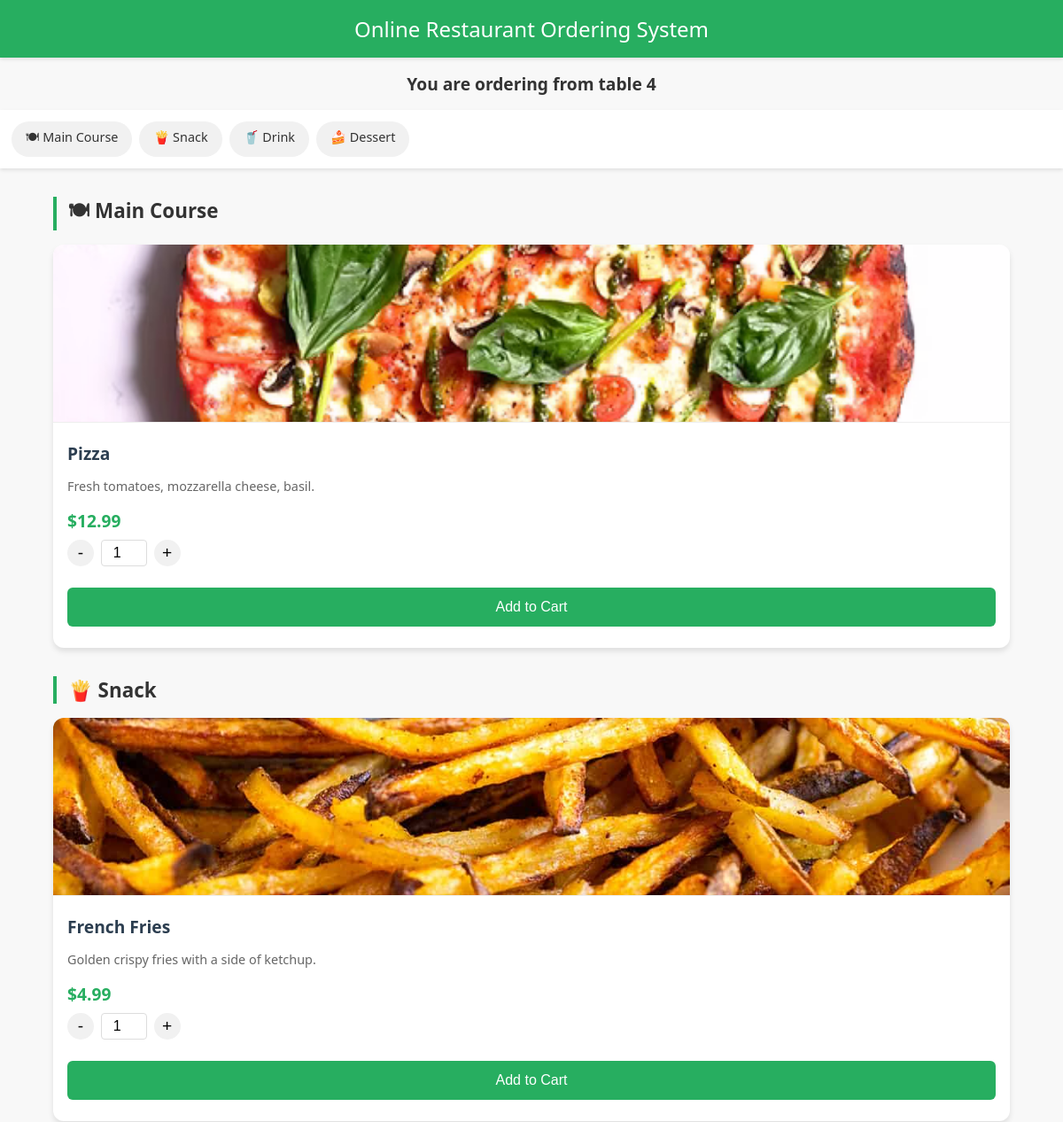
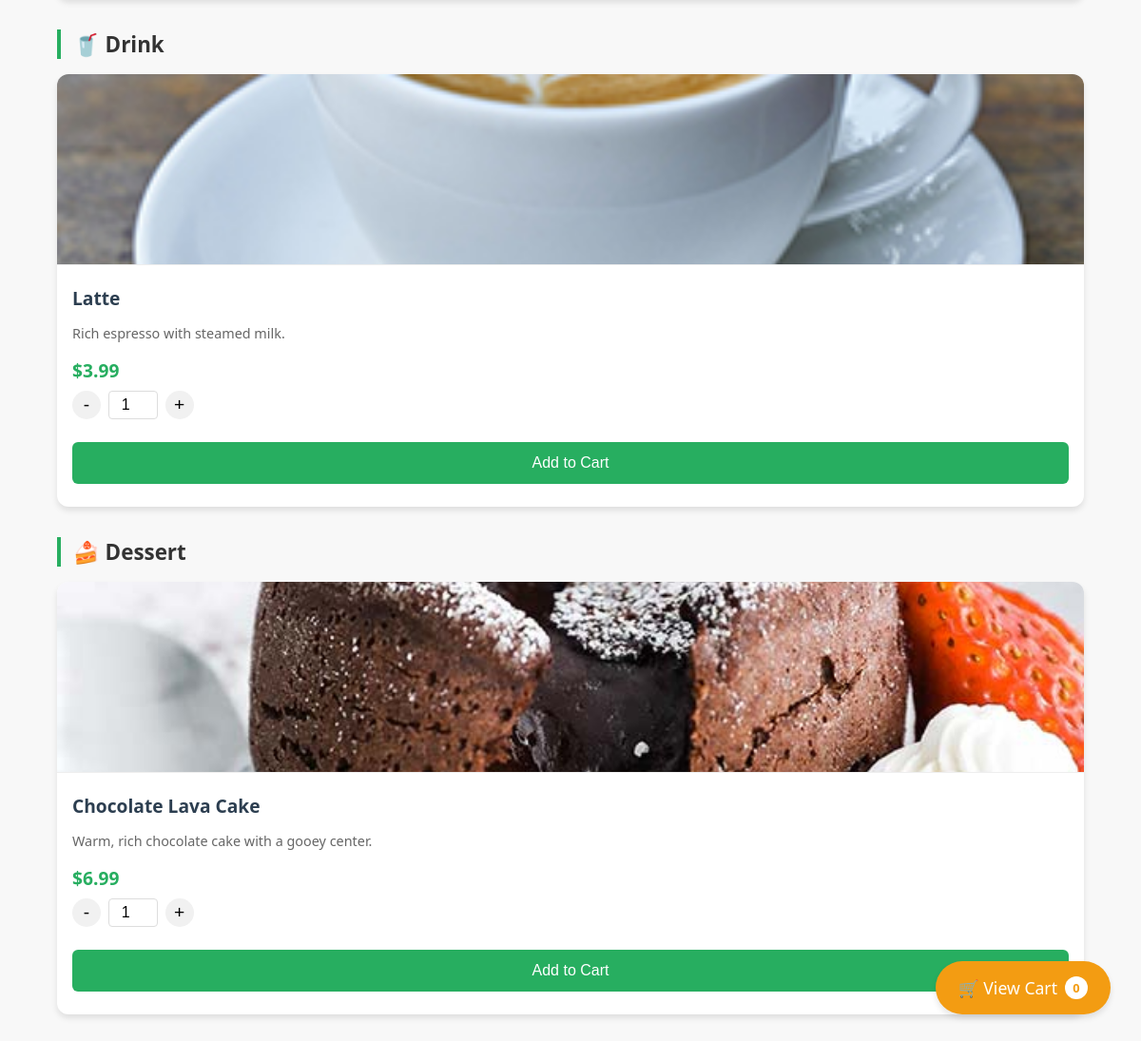
/table/menu/4/, run on the app's committed database (2 pictures, top to bottom).
### qrcode_app/models.py (models this page shows)
class MenuItem(models.Model):
    CATEGORY_CHOICES = [
        ('Main Course', 'Main Course'),
        ('Snack', 'Snack'),
        ('Drink', 'Drink'),
        ('Dessert', 'Dessert'),
    ]
    name = models.CharField(max_length=100)
    description = models.TextField()
    price = models.DecimalField(max_digits=10, decimal_places=2)
    image = models.ImageField(upload_to='menu_items/', blank=True, null=True)
    category = models.CharField(max_length=20, choices=CATEGORY_CHOICES, default='Main Course')  #

### qrcode_app/views.py (the view)
# urls.py: path('menu/<str:table_number>/', menu_view, name='menu_view'),# 餐桌二维码视图
def menu_view(request, table_number):
    try:
        table = Table.objects.get(table_number=table_number)
        menu_items = MenuItem.objects.all()
        context = {
            'table_number': table_number,
            'menu_items': menu_items,
            'stripe_public_key': settings.STRIPE_PUBLIC_KEY
        }
        return render(request, 'qrcode_app/menu.html', context)
    except Table.DoesNotExist:
        return redirect('table_list')

### qrcode_app/templates/qrcode_app/menu.html (shortened to what this page needs)
<!DOCTYPE html>
<html lang="en">
<head>
</head>
<body>
    <div class="header">Online Restaurant Ordering System</div>
    <h2 id="table-info">You are ordering from table {{ table_number }}</h2>
    <div class="category-nav" id="category-nav">
        {% regroup menu_items by category as category_list %}
        {% for category in category_list %}
        <div class="category-nav-item" onclick="scrollToCategory('{{ category.grouper }}')">
            {% if category.grouper == 'Main Course' %}🍽
            {% elif category.grouper == 'Snack' %}🍟
            {% elif category.grouper == 'Drink' %}🥤
            {% elif category.grouper == 'Dessert' %}🍰
            {% endif %}
            {{ category.grouper }}
        </div>
        {% endfor %}
    </div>
    {% regroup menu_items by category as category_list %}
    {% for category in category_list %}
    <div class="menu-category" id="category-{{ category.grouper|slugify }}">
        <div class="category-title">
            {% if category.grouper == 'Main Course' %}🍽
            {% elif category.grouper == 'Snack' %}🍟
            {% elif category.grouper == 'Drink' %}🥤
            {% elif category.grouper == 'Dessert' %}🍰
            {% endif %}
            {{ category.grouper }}
        </div>
        <div class="menu-container">
            {% for item in category.list %}
            <div class="menu-item">
                <img src="{{ item.image.url }}" alt="{{ item.name }}" class="menu-item-image">
                <div class="menu-content">
                    <h3>{{ item.name }}</h3>
                    <p>{{ item.description }}</p>
                    <div class="price">${{ item.price }}</div>
                    <div class="quantity-selector">
                        <button class="quantity-btn" onclick="decrementQuantity('{{ item.id }}')">-</button>
                        <input type="number" id="quantity-{{ item.id }}" class="quantity-input" value="1" min="1" max="10">
                        <button class="quantity-btn" onclick="incrementQuantity('{{ item.id }}')">+</button>
                    </div>
                    <button class="btn" onclick="addToCart('{{ item.name }}', {{ item.price }}, '{{ item.id }}')">Add to Cart</button>
                </div>
            </div>
            {% endfor %}
        </div>
    </div>
    {% endfor %}
    <div class="cart" onclick="toggleCart()">
        🛒 View Cart <span class="cart-badge" id="cart-badge">0</span>
    </div>
</body>
</html>

### qrcode_app/templates/qrcode_app/menu.html (style rules this page uses)
body { font-family: 'Segoe UI', Tahoma, Geneva, Verdana, sans-serif; background-color: #f8f8f8; margin: 0; padding: 0; color: #333; }
.header { background: #27ae60; color: white; text-align: center; padding: 1rem; font-size: 1.5rem; box-shadow: 0 2px 4px rgba(0,0,0,0.1); position: sticky; top: 0; z-index: 10; }
#table-info { text-align: center; font-size: 1.2rem; color: #333; margin: 1rem 0; }
.menu-category { width: 90%; max-width: 1200px; margin: 2rem auto; }
.category-title { font-size: 1.4rem; font-weight: 600; margin-bottom: 1rem; color: #333; padding-left: 0.8rem; border-left: 4px solid #27ae60; }
.menu-container { display: grid; grid-template-columns: repeat(auto-fit, minmax(280px, 1fr)); gap: 1.5rem; margin-bottom: 2rem; }
.menu-item { background: white; border-radius: 12px; overflow: hidden; box-shadow: 0 4px 6px rgba(0,0,0,0.1); transition: transform 0.2s, box-shadow 0.2s; }
.menu-item-image { width: 100%; height: 200px; object-fit: cover; border-bottom: 1px solid #eee; }
.menu-content { padding: 1rem; }
.menu-content h3 { margin: 0 0 0.5rem 0; font-size: 1.2rem; color: #2c3e50; }
.menu-content p { font-size: 0.9rem; color: #666; margin-bottom: 1rem; }
.menu-content .price { font-size: 1.2rem; font-weight: 600; color: #27ae60; margin-bottom: 0.5rem; }
.quantity-selector { display: flex; align-items: center; margin-bottom: 1rem; }
.quantity-btn { background: #f1f1f1; border: none; width: 30px; height: 30px; border-radius: 50%; font-size: 1.2rem; cursor: pointer; display: flex; align-items: center; justify-content: center; transition: background 0.2s; }
.quantity-input { width: 40px; text-align: center; font-size: 1rem; border: 1px solid #ddd; border-radius: 4px; padding: 0.3rem; margin: 0 0.5rem; }
.cart { position: fixed; bottom: 2rem; right: 2rem; background: #f39c12; color: white; padding: 1rem 1.5rem; border-radius: 50px; cursor: pointer; font-size: 1.1rem; box-shadow: 0 4px 6px rgba(0,0,0,0.1); transition: transform 0.2s; z-index: 100; display: flex; align-items: center; }
.cart-badge { background: white; color: #f39c12; border-radius: 50%; width: 24px; height: 24px; display: flex; align-items: center; justify-content: center; font-size: 0.8rem; font-weight: bold; margin-left: 0.5rem; }
.btn { background: #27ae60; color: white; border: none; padding: 0.8rem 1.2rem; border-radius: 6px; cursor: pointer; font-size: 1rem; transition: background 0.2s; width: 100%; margin: 0.5rem 0; }
.category-nav { display: flex; overflow-x: auto; background: white; padding: 0.8rem; margin-bottom: 1rem; box-shadow: 0 2px 4px rgba(0,0,0,0.1); -webkit-overflow-scrolling: touch; position: sticky; top: 4rem; z-index: 9; }
.category-nav-item { white-space: nowrap; padding: 0.5rem 1rem; margin-right: 0.5rem; border-radius: 20px; font-size: 0.9rem; cursor: pointer; background: #f1f1f1; transition: background 0.2s; }

### data on the page
MenuItem: grouper "Main Course", grouper "Main Course", image (picture), name "Pizza", description "Fresh tomatoes, mozzarella cheese, basil.", price "12.99", id "1"
MenuItem: grouper "Snack", grouper "Snack", image (picture), name "French Fries", description "Golden crispy fries with a side of ketchup.", price "4.99"
MenuItem: grouper "Drink", grouper "Drink", image (picture), name "Latte", description "Rich espresso with steamed milk.", price "3.99"
MenuItem: grouper "Dessert", grouper "Dessert", image (picture), name "Chocolate Lava Cake", description "Warm, rich chocolate cake with a gooey center.", price "6.99"

### other printed values
{{ table_number }} "4"
